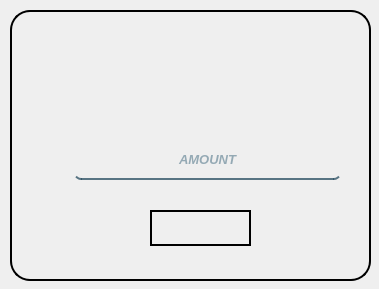
<?xml version="1.0" encoding="UTF-8"?>
<ui version="4.0">
 <class>Dialog</class>
 <widget class="QDialog" name="Dialog">
  <property name="geometry">
   <rect>
    <x>0</x>
    <y>0</y>
    <width>379</width>
    <height>289</height>
   </rect>
  </property>
  <property name="windowTitle">
   <string>Dialog</string>
  </property>
  <property name="styleSheet">
   <string notr="true">border-radius: 20px;
</string>
  </property>
  <widget class="QLineEdit" name="lineEdit_3">
   <property name="geometry">
    <rect>
     <x>70</x>
     <y>140</y>
     <width>271</width>
     <height>40</height>
    </rect>
   </property>
   <property name="minimumSize">
    <size>
     <width>0</width>
     <height>40</height>
    </size>
   </property>
   <property name="maximumSize">
    <size>
     <width>16777215</width>
     <height>16777215</height>
    </size>
   </property>
   <property name="font">
    <font>
     <family>MS Sans Serif</family>
     <pointsize>10</pointsize>
     <weight>75</weight>
     <italic>true</italic>
     <bold>true</bold>
    </font>
   </property>
   <property name="styleSheet">
    <string notr="true">border: 2px solid rgba(0,0,0,0);
background-image: url(:/icons/icons/icons8-cash-30.png);
background-color: rgba(0,0,0,0);
border-bottom-color: rgba(46,82,101,200);
padding-bottom: 10px;
color: rgb(58,99,122);
border-radius: 7px;
background-repeat: no repeat;
margin-left: 4px;
</string>
   </property>
   <property name="text">
    <string/>
   </property>
   <property name="alignment">
    <set>Qt::AlignBottom|Qt::AlignHCenter</set>
   </property>
   <property name="placeholderText">
    <string>AMOUNT</string>
   </property>
  </widget>
  <widget class="QLabel" name="label">
   <property name="geometry">
    <rect>
     <x>40</x>
     <y>30</y>
     <width>321</width>
     <height>101</height>
    </rect>
   </property>
   <property name="styleSheet">
    <string notr="true">background-image: url(:/icons/icons/text-1689357212140.png);
background-color: rgba(0,0,0,0);
background-position: center;
background-repeat: no;
padding: 10px;
margin-bottom: 5px;
font-size: 30px;
border: no;</string>
   </property>
   <property name="text">
    <string/>
   </property>
  </widget>
  <widget class="QPushButton" name="pushButton">
   <property name="geometry">
    <rect>
     <x>150</x>
     <y>210</y>
     <width>101</width>
     <height>41</height>
    </rect>
   </property>
   <property name="styleSheet">
    <string notr="true">QPushButton{
background-image: url(:/icons/icons/icons8-arrow-right-30.png);
background-color: rgba(0,0,0,0);
background-position: center;
background-repeat: no;
padding: 10px;
border: 2px solid;
margin-bottom: 5px;
font-size: 30px;
}

QPushButton:pressed{
	padding-left: 5px;
	padding-top: 8px;
	background-color: rgba(255,107,107,255);
	background-position: calc(100% - 25px) center;
}

QPushButton:hover{
	background-color: rgba(255,107,107,255);
	opacity: 0.4;
}


</string>
   </property>
   <property name="text">
    <string/>
   </property>
  </widget>
  <widget class="QLabel" name="label_2">
   <property name="geometry">
    <rect>
     <x>10</x>
     <y>10</y>
     <width>361</width>
     <height>271</height>
    </rect>
   </property>
   <property name="styleSheet">
    <string notr="true">background-color: qlineargradient(spread:pad, x1:0.074, y1:1, x2:0.881, y1:0, stop:0 rgb(69, 104, 220, 90), stop:1 rgbargb(156, 106, 179, 50));
border-radius: 20px;
border: 2px solid;</string>
   </property>
   <property name="text">
    <string/>
   </property>
  </widget>
  <zorder>label_2</zorder>
  <zorder>lineEdit_3</zorder>
  <zorder>label</zorder>
  <zorder>pushButton</zorder>
 </widget>
 <resources>
  <include location="../res files/icon.qrc"/>
  <include location="../res files/pic.qrc"/>
 </resources>
 <connections/>
</ui>
